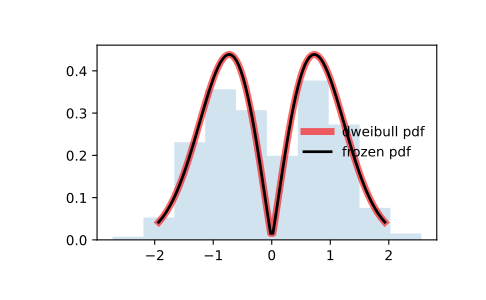

The script that drew this image:
from scipy.stats import dweibull
import matplotlib.pyplot as plt
fig, ax = plt.subplots(1, 1)

# Calculate a few first moments:

c = 2.07
mean, var, skew, kurt = dweibull.stats(c, moments='mvsk')

# Display the probability density function (``pdf``):

x = np.linspace(dweibull.ppf(0.01, c),
                dweibull.ppf(0.99, c), 100)
ax.plot(x, dweibull.pdf(x, c),
       'r-', lw=5, alpha=0.6, label='dweibull pdf')

# Alternatively, the distribution object can be called (as a function)
# to fix the shape, location and scale parameters. This returns a "frozen"
# RV object holding the given parameters fixed.

# Freeze the distribution and display the frozen ``pdf``:

rv = dweibull(c)
ax.plot(x, rv.pdf(x), 'k-', lw=2, label='frozen pdf')

# Check accuracy of ``cdf`` and ``ppf``:

vals = dweibull.ppf([0.001, 0.5, 0.999], c)
np.allclose([0.001, 0.5, 0.999], dweibull.cdf(vals, c))
# True

# Generate random numbers:

r = dweibull.rvs(c, size=1000)

# And compare the histogram:

ax.hist(r, density=True, histtype='stepfilled', alpha=0.2)
ax.legend(loc='best', frameon=False)
plt.show()
